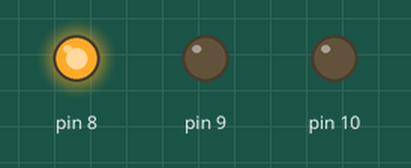
This sketch was run on a simulated Arduino Uno, built with avr-gcc and run on an emulated ATmega328P. Parts: output pins drawn as LEDs (lit = HIGH).

Above: at 1.5 s.
At 3.5 s:
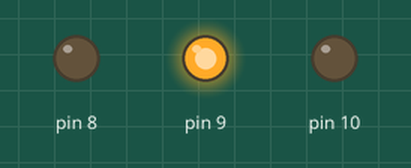
At 5.5 s:
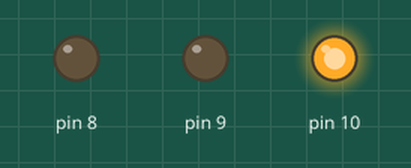
Timing chart, 0 to 9.1 s (numbered marks = the images above):
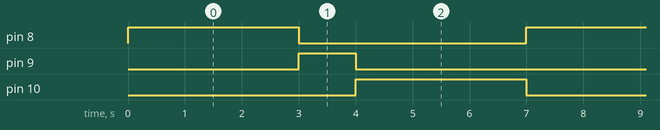

The sketch:

traffic_lights.ino
```cpp
void setup() {
  pinMode (8, OUTPUT);
  pinMode (9, OUTPUT);
  pinMode (10, OUTPUT);
}

void loop() {
  digitalWrite(8, HIGH);   //We burning led 8. We turn off the others.
  digitalWrite(9, LOW);
  digitalWrite(10, LOW);
  delay(3000);              //Here we wait for 3 seconds.

  digitalWrite(8, LOW);    //We burning led 9. We turn off the others.
  digitalWrite(9, HIGH);
  digitalWrite(10, LOW);
  delay(1000);              //Here we wait for 1 seconds.

  digitalWrite(8, LOW);     //We burning led 10. We turn off the others.
  digitalWrite(9, LOW);
  digitalWrite(10, HIGH);
  delay(3000);              //Here we wait for 3 seconds.

}
```

Measured:
- by itself, pin 8, pin 10: alternates HIGH for 3.0 s and LOW for 4.0 s
- by itself, pin 9: alternates HIGH for 1.0 s and LOW for 6.0 s
- by itself, everything shown: repeats every 7.0 s, in 3 steps
